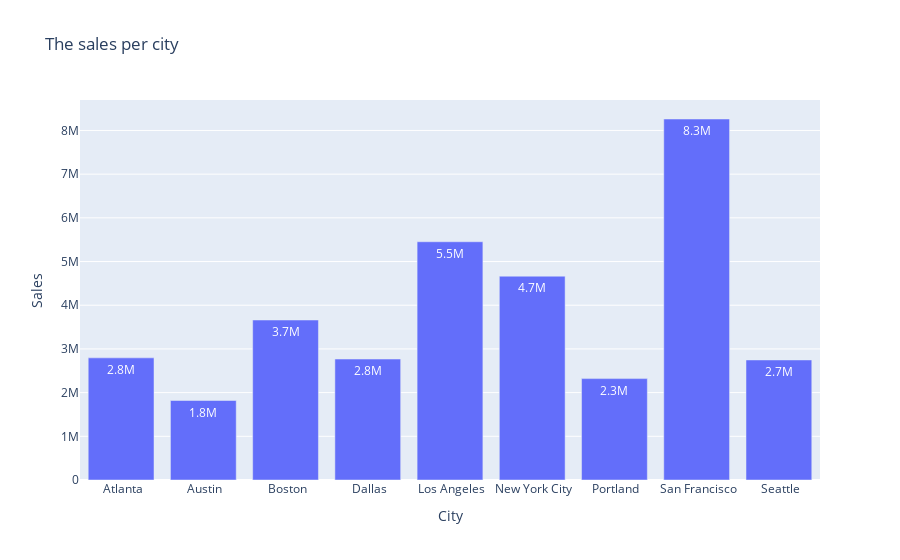

Notebook code for this chart:
### Code cell
fig = px.bar(sales_by_city, y='Sales', x='City', text_auto='.2s',
            title="The sales per city")
fig.show()

### Figure 1 — Plotly figure (JSON) as saved in the notebook; plotly's stock layout.template omitted (floating-point values rounded to 4 significant figures)
{"data": [{"alignmentgroup": "True", "hovertemplate": "City=%{x}<br>Sales=%{y}<extra></extra>", "legendgroup": "", "marker": {"color": "#636efa", "pattern": {"shape": ""}}, "name": "", "offsetgroup": "", "orientation": "v", "showlegend": false, "textposition": "auto", "texttemplate": "%{y:.2s}", "type": "bar", "x": [" Atlanta", " Austin", " Boston", " Dallas", " Los Angeles", " New York City", " Portland", " San Francisco", " Seattle"], "xaxis": "x", "y": [2795000.0, 1820000.0, 3662000.0, 2768000.0, 5453000.0, 4664000.0, 2320000.0, 8262000.0, 2748000.0], "yaxis": "y"}], "layout": {"barmode": "relative", "legend": {"tracegroupgap": 0}, "title": {"text": "The sales per city"}, "xaxis": {"anchor": "y", "domain": [0, 1], "title": {"text": "City"}}, "yaxis": {"anchor": "x", "domain": [0, 1], "title": {"text": "Sales"}}}}
